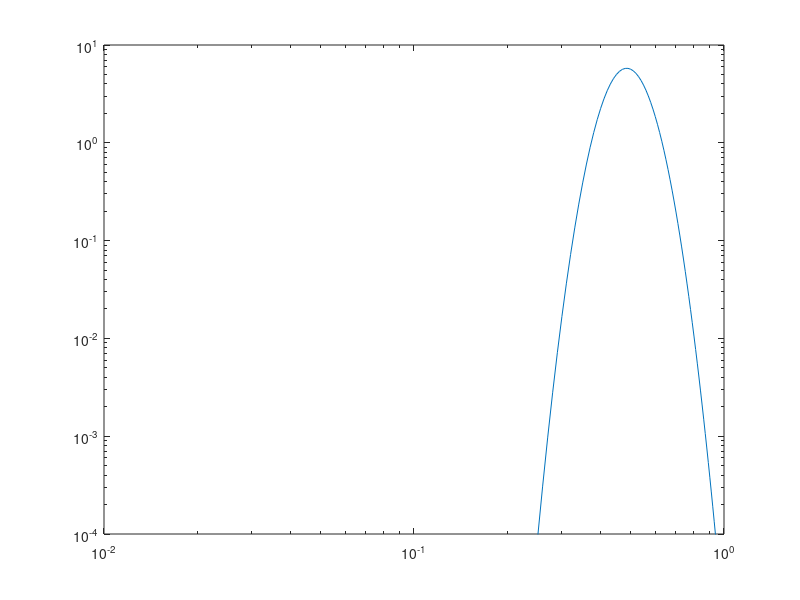
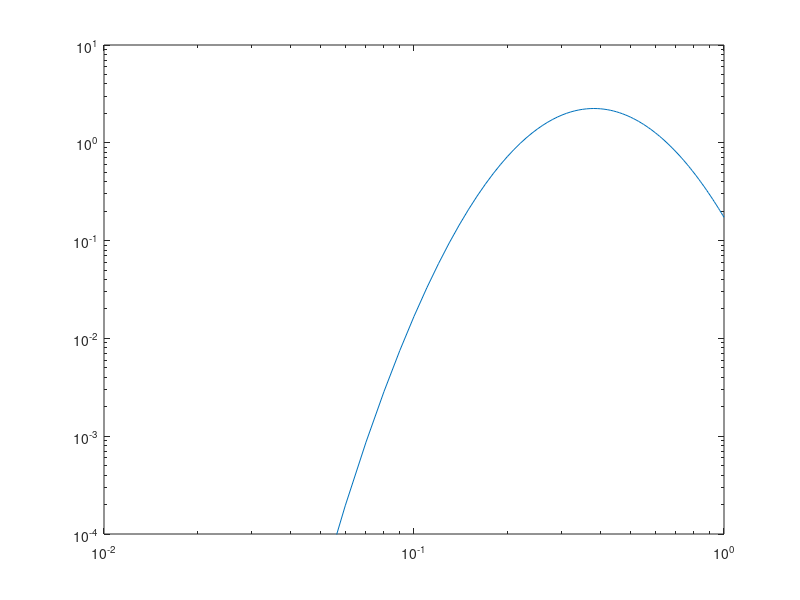
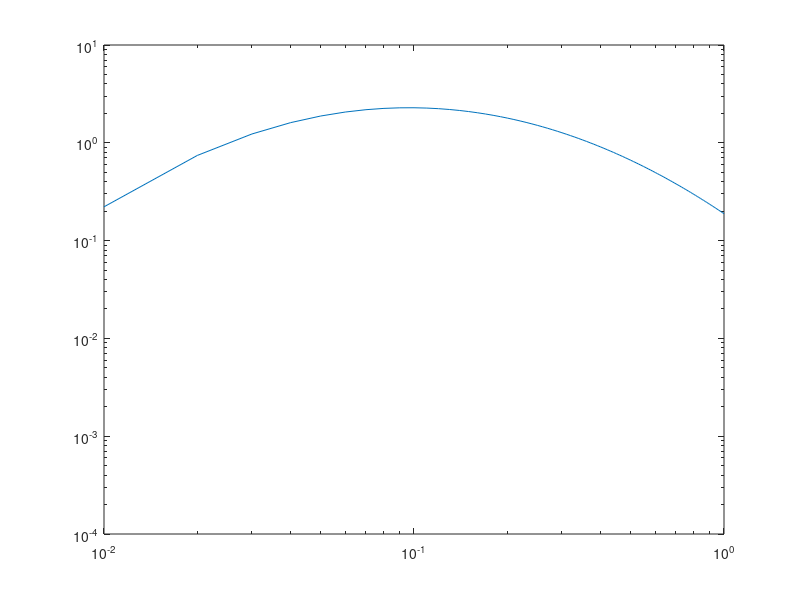
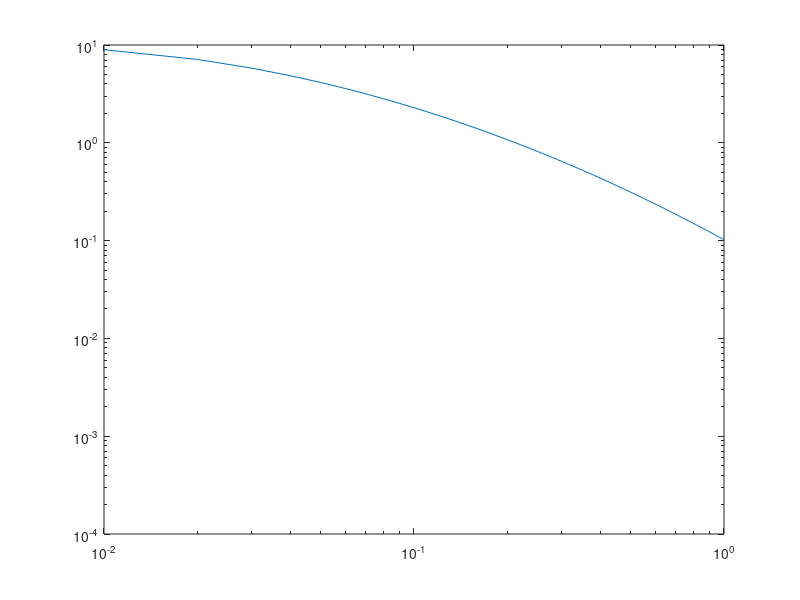

MATLAB code for these plots, in order:
% LOGNORMAL_MEAN_VAR computes the mu and sigma parameters to produce a
% log-normal distribution with the given mean and variance.
clear; close all; clc;

% Mean and variance
M = 0.50; V = [0.5 5 50 500 5000 1e4]/100;

% mu and sigma
mu = log(M.^2./sqrt(V + M.^2));
sigma = sqrt(log(V./M.^2+1));

% Plot
for i = 1:length(V)
    X = linspace(1,100)/100;
    Y = lognpdf(X, mu(i), sigma(i));
    figure()
    loglog(X,Y)
    axis([0.01 1 1e-4 10])
end